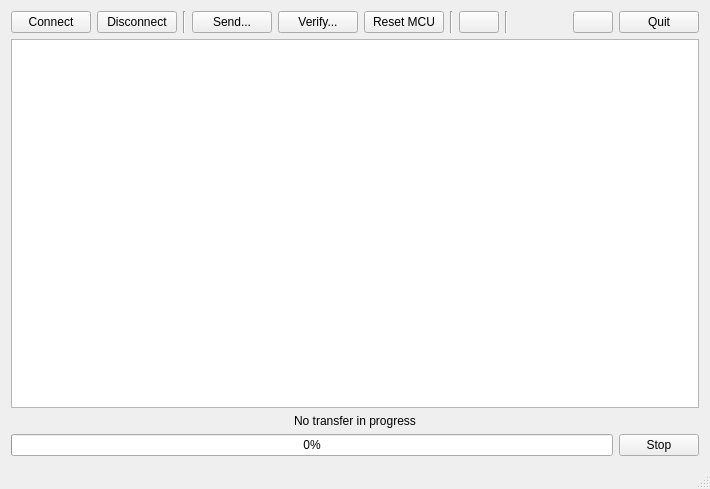
<?xml version="1.0" encoding="UTF-8"?>
<ui version="4.0">
 <class>MainWindow</class>
 <widget class="QMainWindow" name="MainWindow">
  <property name="enabled">
   <bool>true</bool>
  </property>
  <property name="geometry">
   <rect>
    <x>0</x>
    <y>0</y>
    <width>710</width>
    <height>489</height>
   </rect>
  </property>
  <property name="sizePolicy">
   <sizepolicy hsizetype="Preferred" vsizetype="Preferred">
    <horstretch>0</horstretch>
    <verstretch>0</verstretch>
   </sizepolicy>
  </property>
  <property name="windowTitle">
   <string>Bootloader GUI</string>
  </property>
  <property name="windowIcon">
   <iconset resource="res/ressources.qrc">
    <normaloff>:/images/icon.ico</normaloff>:/images/icon.ico</iconset>
  </property>
  <widget class="QWidget" name="centralWidget">
   <layout class="QVBoxLayout" name="verticalLayout_4">
    <item>
     <layout class="QHBoxLayout" name="horizontalLayout_7">
      <item>
       <layout class="QHBoxLayout" name="gb_top">
        <item>
         <widget class="QPushButton" name="b_connect">
          <property name="text">
           <string>Connect</string>
          </property>
         </widget>
        </item>
        <item>
         <widget class="QPushButton" name="b_disconnect">
          <property name="text">
           <string>Disconnect</string>
          </property>
         </widget>
        </item>
        <item>
         <widget class="Line" name="line">
          <property name="orientation">
           <enum>Qt::Vertical</enum>
          </property>
         </widget>
        </item>
        <item>
         <widget class="QPushButton" name="b_send">
          <property name="text">
           <string>Send...</string>
          </property>
         </widget>
        </item>
        <item>
         <widget class="QPushButton" name="b_verify">
          <property name="text">
           <string>Verify...</string>
          </property>
         </widget>
        </item>
        <item>
         <widget class="QPushButton" name="b_reset">
          <property name="text">
           <string>Reset MCU</string>
          </property>
         </widget>
        </item>
        <item>
         <widget class="Line" name="line_3">
          <property name="orientation">
           <enum>Qt::Vertical</enum>
          </property>
         </widget>
        </item>
        <item>
         <widget class="QPushButton" name="b_repeat">
          <property name="enabled">
           <bool>true</bool>
          </property>
          <property name="toolTip">
           <string>&lt;html&gt;&lt;head/&gt;&lt;body&gt;&lt;p&gt;Repeat last action&lt;/p&gt;&lt;/body&gt;&lt;/html&gt;</string>
          </property>
          <property name="text">
           <string/>
          </property>
          <property name="icon">
           <iconset resource="res/ressources.qrc">
            <normaloff>:/images/refresh.png</normaloff>:/images/refresh.png</iconset>
          </property>
         </widget>
        </item>
        <item>
         <widget class="Line" name="line_4">
          <property name="orientation">
           <enum>Qt::Vertical</enum>
          </property>
         </widget>
        </item>
       </layout>
      </item>
      <item>
       <spacer name="horizontalSpacer_2">
        <property name="orientation">
         <enum>Qt::Horizontal</enum>
        </property>
        <property name="sizeHint" stdset="0">
         <size>
          <width>40</width>
          <height>20</height>
         </size>
        </property>
       </spacer>
      </item>
      <item>
       <layout class="QHBoxLayout" name="horizontalLayout_6">
        <item>
         <widget class="QPushButton" name="b_qt">
          <property name="text">
           <string/>
          </property>
          <property name="icon">
           <iconset resource="res/ressources.qrc">
            <normaloff>:/images/Qt-logo.png</normaloff>:/images/Qt-logo.png</iconset>
          </property>
         </widget>
        </item>
        <item>
         <widget class="QPushButton" name="b_quit">
          <property name="text">
           <string>Quit</string>
          </property>
         </widget>
        </item>
       </layout>
      </item>
     </layout>
    </item>
    <item>
     <widget class="QPlainTextEdit" name="t_log">
      <property name="enabled">
       <bool>true</bool>
      </property>
      <property name="sizePolicy">
       <sizepolicy hsizetype="Expanding" vsizetype="MinimumExpanding">
        <horstretch>0</horstretch>
        <verstretch>0</verstretch>
       </sizepolicy>
      </property>
      <property name="font">
       <font>
        <family>Courier New</family>
        <pointsize>10</pointsize>
        <weight>50</weight>
        <bold>false</bold>
       </font>
      </property>
      <property name="documentTitle">
       <string/>
      </property>
      <property name="undoRedoEnabled">
       <bool>false</bool>
      </property>
      <property name="readOnly">
       <bool>true</bool>
      </property>
     </widget>
    </item>
    <item>
     <widget class="QLabel" name="l_progress">
      <property name="text">
       <string>No transfer in progress</string>
      </property>
      <property name="alignment">
       <set>Qt::AlignCenter</set>
      </property>
      <property name="textInteractionFlags">
       <set>Qt::NoTextInteraction</set>
      </property>
     </widget>
    </item>
    <item>
     <layout class="QHBoxLayout" name="horizontalLayout_4">
      <item>
       <widget class="QProgressBar" name="pgb_transfer">
        <property name="value">
         <number>0</number>
        </property>
       </widget>
      </item>
      <item>
       <widget class="QPushButton" name="b_stop">
        <property name="enabled">
         <bool>true</bool>
        </property>
        <property name="text">
         <string>Stop</string>
        </property>
       </widget>
      </item>
     </layout>
    </item>
    <item>
     <layout class="QHBoxLayout" name="gb_bottom"/>
    </item>
   </layout>
  </widget>
  <widget class="QStatusBar" name="statusBar"/>
 </widget>
 <layoutdefault spacing="6" margin="11"/>
 <resources>
  <include location="res/ressources.qrc"/>
 </resources>
 <connections>
  <connection>
   <sender>b_quit</sender>
   <signal>clicked()</signal>
   <receiver>b_stop</receiver>
   <slot>click()</slot>
   <hints>
    <hint type="sourcelabel">
     <x>529</x>
     <y>32</y>
    </hint>
    <hint type="destinationlabel">
     <x>543</x>
     <y>386</y>
    </hint>
   </hints>
  </connection>
 </connections>
</ui>
